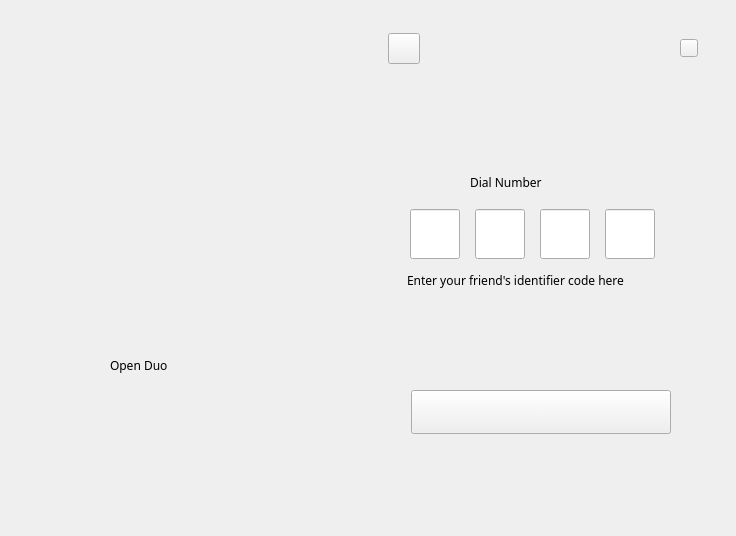
<?xml version="1.0" encoding="UTF-8"?>
<ui version="4.0">
 <class>DialWindow</class>
 <widget class="QWidget" name="DialWindow">
  <property name="geometry">
   <rect>
    <x>0</x>
    <y>0</y>
    <width>736</width>
    <height>536</height>
   </rect>
  </property>
  <property name="minimumSize">
   <size>
    <width>0</width>
    <height>0</height>
   </size>
  </property>
  <property name="maximumSize">
   <size>
    <width>736</width>
    <height>536</height>
   </size>
  </property>
  <property name="baseSize">
   <size>
    <width>0</width>
    <height>0</height>
   </size>
  </property>
  <property name="font">
   <font>
    <family>微软雅黑 Light</family>
   </font>
  </property>
  <property name="windowTitle">
   <string>DialWindow</string>
  </property>
  <property name="styleSheet">
   <string notr="true">background-image: url(:/uiresource/Open live-win.jpg);</string>
  </property>
  <widget class="QWidget" name="centralWidget" native="true">
   <property name="geometry">
    <rect>
     <x>0</x>
     <y>0</y>
     <width>808</width>
     <height>591</height>
    </rect>
   </property>
   <property name="styleSheet">
    <string notr="true">QWidget#centralWidget{
background-image: url(:/uiresource/pic-win01.png);
}</string>
   </property>
   <widget class="QPushButton" name="btnmin">
    <property name="geometry">
     <rect>
      <x>680</x>
      <y>39</y>
      <width>18</width>
      <height>18</height>
     </rect>
    </property>
    <property name="styleSheet">
     <string notr="true">QPushButton#btnmin {
	border-image: url(:/uiresource/min-normal.png);
}

QPushButton#btnmin:hover {
	border-image: url(:/uiresource/min-hover.png);
}

QPushButton#btnmin:pressed {
	border-image: url(:/uiresource/min-pushed.png);
}</string>
    </property>
    <property name="text">
     <string/>
    </property>
   </widget>
   <widget class="QPushButton" name="btnBack">
    <property name="geometry">
     <rect>
      <x>388</x>
      <y>33</y>
      <width>32</width>
      <height>31</height>
     </rect>
    </property>
    <property name="styleSheet">
     <string notr="true">QPushButton#btnBack{
border-image: url(:/uiresource/icon-back.png);
background-image: url(:/uiresource/icon-back.png);
}

QPushButton#btnBack:hover{
border-image: url(:/uiresource/icon-back hover.png);
background-image: url(:/uiresource/icon-back hover.png);
}

QPushButton#btnBack:pressed{
border-image: url(:/uiresource/icon-back.png);
background-image: url(:/uiresource/icon-back.png);
}</string>
    </property>
    <property name="text">
     <string/>
    </property>
   </widget>
   <widget class="QPushButton" name="btnjoin">
    <property name="geometry">
     <rect>
      <x>411</x>
      <y>390</y>
      <width>260</width>
      <height>44</height>
     </rect>
    </property>
    <property name="font">
     <font>
      <family>微软雅黑</family>
      <pointsize>-1</pointsize>
      <weight>9</weight>
      <italic>false</italic>
      <bold>false</bold>
     </font>
    </property>
    <property name="styleSheet">
     <string notr="true">QPushButton#btnjoin{
border-image: url(:/uiresource/button-default.png);
background-image: url(:/uiresource/button-default.png);
color: rgb(255, 255, 255);
font: bold 75 17px &quot;微软雅黑&quot;;
}

QPushButton#btnjoin:hover{
border-image: url(:/uiresource/button-hover.png);
background-image: url(:/uiresource/button-hover.png);
color: rgb(150, 150, 150);
font: bold 75 17px &quot;微软雅黑&quot;;
}

QPushButton#btnjoin:pressed{
border-image: url(:/uiresource/button-default.png);
background-image: url(:/uiresource/button-default.png);
color: rgb(255, 255, 255);
font: bold 75 17px &quot;微软雅黑&quot;;
}</string>
    </property>
    <property name="text">
     <string>Call</string>
    </property>
   </widget>
   <widget class="QLabel" name="labelName">
    <property name="geometry">
     <rect>
      <x>110</x>
      <y>340</y>
      <width>178</width>
      <height>51</height>
     </rect>
    </property>
    <property name="styleSheet">
     <string notr="true">QLabel#labelName{
color: rgb(255, 255, 255);
background-color: rgb(0e, cf, ff);
font: bold 75 32px &quot;微软雅黑&quot;;
};</string>
    </property>
    <property name="text">
     <string>Open Duo</string>
    </property>
   </widget>
   <widget class="QLabel" name="labelIdentifier">
    <property name="geometry">
     <rect>
      <x>470</x>
      <y>170</y>
      <width>150</width>
      <height>24</height>
     </rect>
    </property>
    <property name="styleSheet">
     <string notr="true">QLabel#labelIdentifier{
color: rgb(148, 148, 148);
background-color: rgb(0e, cf, ff);
font: bold 75 21px &quot;微软雅黑&quot;;
};</string>
    </property>
    <property name="text">
     <string>Dial Number</string>
    </property>
   </widget>
   <widget class="QLabel" name="labelInfo">
    <property name="geometry">
     <rect>
      <x>407</x>
      <y>270</y>
      <width>259</width>
      <height>20</height>
     </rect>
    </property>
    <property name="styleSheet">
     <string notr="true">QLabel#labelInfo{
color: rgb(148, 148, 148);
background-color: rgb(0e, cf, ff);
font: bold 75 14px &quot;微软雅黑&quot;;
};</string>
    </property>
    <property name="text">
     <string>Enter your friend's identifier code here</string>
    </property>
   </widget>
   <widget class="QLineEdit" name="lineEdit">
    <property name="geometry">
     <rect>
      <x>410</x>
      <y>209</y>
      <width>50</width>
      <height>50</height>
     </rect>
    </property>
    <property name="styleSheet">
     <string notr="true">QLineEdit {
    border-width: 1px;
    border-style: solid;
    border-radius: 8px;
    border-color: #949494;
    color: rgb(148, 148, 148);
    font: bold 75 48px &quot;微软雅黑&quot;;
};</string>
    </property>
    <property name="maxLength">
     <number>1</number>
    </property>
    <property name="alignment">
     <set>Qt::AlignCenter</set>
    </property>
   </widget>
   <widget class="QLineEdit" name="lineEdit_2">
    <property name="geometry">
     <rect>
      <x>475</x>
      <y>209</y>
      <width>50</width>
      <height>50</height>
     </rect>
    </property>
    <property name="styleSheet">
     <string notr="true">QLineEdit {
    border-width: 1px;
    border-style: solid;
    border-radius: 8px;
    border-color: #949494;
    color: rgb(148, 148, 148);
    font: bold 75 48px &quot;微软雅黑&quot;;
};</string>
    </property>
    <property name="maxLength">
     <number>1</number>
    </property>
    <property name="alignment">
     <set>Qt::AlignCenter</set>
    </property>
   </widget>
   <widget class="QLineEdit" name="lineEdit_3">
    <property name="geometry">
     <rect>
      <x>540</x>
      <y>209</y>
      <width>50</width>
      <height>50</height>
     </rect>
    </property>
    <property name="styleSheet">
     <string notr="true">QLineEdit {
    border-width: 1px;
    border-style: solid;
    border-radius: 8px;
    border-color: #949494;
    color: rgb(148, 148, 148);
    font: bold 75 48px &quot;微软雅黑&quot;;
};</string>
    </property>
    <property name="maxLength">
     <number>1</number>
    </property>
    <property name="alignment">
     <set>Qt::AlignCenter</set>
    </property>
   </widget>
   <widget class="QLineEdit" name="lineEdit_4">
    <property name="geometry">
     <rect>
      <x>605</x>
      <y>209</y>
      <width>50</width>
      <height>50</height>
     </rect>
    </property>
    <property name="styleSheet">
     <string notr="true">QLineEdit {
    border-width: 1px;
    border-style: solid;
    border-radius: 8px;
    border-color: #949494;
    color: rgb(148, 148, 148);
    font: bold 75 48px &quot;微软雅黑&quot;;
};</string>
    </property>
    <property name="maxLength">
     <number>1</number>
    </property>
    <property name="alignment">
     <set>Qt::AlignCenter</set>
    </property>
   </widget>
   <widget class="QLabel" name="errorLabel">
    <property name="geometry">
     <rect>
      <x>420</x>
      <y>452</y>
      <width>231</width>
      <height>20</height>
     </rect>
    </property>
    <property name="styleSheet">
     <string notr="true">QLabel#errorLabel{
color: #FF0000;
background-color: rgb(0e, cf, ff);
font: bold 75 14px &quot;微软雅黑&quot;;
};</string>
    </property>
    <property name="text">
     <string/>
    </property>
    <property name="alignment">
     <set>Qt::AlignCenter</set>
    </property>
   </widget>
  </widget>
 </widget>
 <layoutdefault spacing="6" margin="11"/>
 <resources/>
 <connections/>
</ui>
